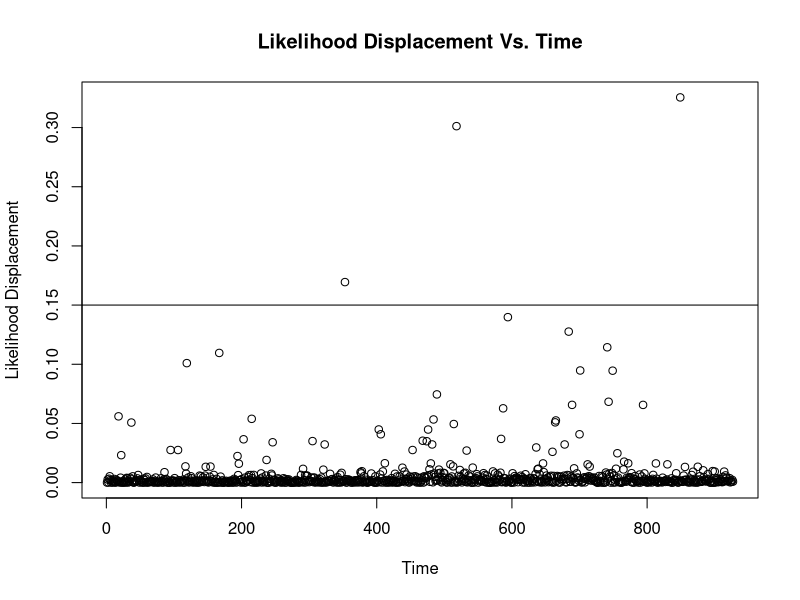
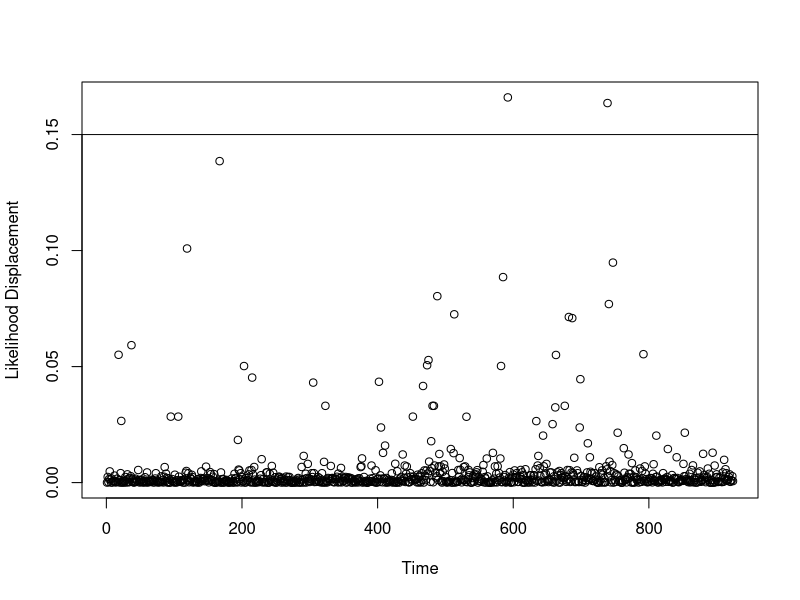

The R source for these figures, in order:
#Using the data and identified model(s) from Homework4,
#assess model fit and appropriateness through residual analysis.
#Analysis should include:
#1) assessment of the proportional hazards assumption, (cox.zph)
#2) assessment of overallfit,
#3) identification and discussion of influential observations.

nurse <- read.csv("../4/nursing.csv")

library(survival)
#pairs(nurse)

nurse <- nurse[,-8]
nurse$race <- as.factor(nurse$race)
nurse$poverty <- as.factor(nurse$poverty)
nurse$smoked <- as.factor(nurse$smoked)
nurse$alcohol <- as.factor(nurse$alcohol)
nurse$prenatal <- as.factor(nurse$prenatal)

#nurse.full <- coxph(Surv(duration,completion) ~ .,data=nurse,x=T)
# poverty:education kinda significant

# Stepwise: Forward / Backward selection:
nurse.full <- coxph(Surv(duration,completion) ~ .^2, data=nurse,x=T)
nurse.1    <- coxph(Surv(duration,completion) ~   1, data=nurse,x=T)
#step.mod   <- step(nurse.1,scope=list(lower=nurse.1,upper=nurse.full),data=nurse,direction="both")

nurse.mod <- coxph(Surv(duration,completion) ~ race+poverty+smoked+
                                               education+poverty*education,
                                               data=nurse,x=T)
# poverty:education not significant 
# THIS WILL BECOME OUR MODEL:
nurse.red <- coxph(Surv(duration,completion) ~ race+poverty+smoked+education,data=nurse,x=T)

#step.stat <- -2*(nurse.red$loglik[2] - step.mod$loglik[2])
#step.p.val <- pchisq(temp.stat,df=length(step.mod$coefficients)-
#                length(nurse.red$coefficients),lower.tail=F)

test.stat <- -2*(nurse.red$loglik[2] - nurse.full$loglik[2])
p.val <- pchisq(test.stat,df=length(nurse.full$coefficients)-
                length(nurse.red$coefficients),lower.tail=F)


# PLOTS:
# Poverty:  
plot.pov <- function(cex=1){
  pov.comp <- survfit(Surv(duration,completion) ~ poverty,
                      type="kaplan-meier",data=nurse)
  plot(pov.comp,col=2:3,lwd=2,main="Survival for Mothers in Porverty",
       xlab="Time (Weeks)",ylab="Survival")
  legend("topright",legend=c("Mother Not in Poverty","Mother in Poverty"),
         col=2:3,lwd=3,cex=cex)
}

# Race:  
plot.race <- function(cex=1){  
  race.comp <- survfit(Surv(duration,completion) ~ race,
                       type="kaplan-meier",data=nurse)
  plot(race.comp,col=2:4,lwd=2,main="Survival for Different Races",
       xlab="Time (Weeks)",ylab="Survival")
  legend("topright",legend=c("White","Black","Other"),cex=cex,col=2:4,lwd=3)
}

# Smoked:  
plot.smoked <- function(cex=1){  
  smoked.comp <- survfit(Surv(duration,completion) ~ smoked,
                         type="kaplan-meier",data=nurse)
  plot(smoked.comp,col=2:3,lwd=2,main="Survival for Smoking Mothers",
       xlab="Time (Weeks)",ylab="Survival")
  legend("topright",legend=c("Mother Not Smoking",
                             "Mother Smoking"),
                             cex=cex,col=2:4,lwd=3)
}

# Education:
plot.edu <- function(cex=1){  
  edu <- as.factor((nurse$education > 12) * 1)
  #edu <- nurse$education
  education.comp <- survfit(Surv(duration,completion) ~ edu,
                            type="kaplan-meier",data=nurse)
  plot(education.comp,col=2:3,lwd=2,main="Survival for Mothers (Education)",
       xlab="Time (Weeks)",ylab="Survival")
  legend("topright",legend=c("Mothers <= 12 Years of Education",
                             "Mothers >  12 Years of Education"),
                              col=2:4,lwd=3,cex=cex)
}




# PART2:

  # RESIDUALS:####################################################################

  # Estimation of Baseline Hazard and Baseline Survival:
  # summary(survfit(nurse.red)) # baseline hazard
  # coxph.detail(nurse.red)$hazard # hazard increment

  
  #1) Test the Proportional Hazards Assumption for a Cox Regression Model Fit
  edu <- as.factor((nurse$education > 12) * 1)
  cox.zph(nurse.red)
  # Since education is significant, dichotomize, then stratify
  nurse.red.dic <- coxph(Surv(duration,completion) ~ race+poverty+smoked+edu,
                                                     data=nurse,x=T)
  cox.zph(nurse.red.dic)


  nurse.red.dic.strat <- coxph(Surv(duration,completion) ~ 
                               race+poverty+smoked+strata(edu),data=nurse,x=T)
  cox.zph(nurse.red.dic.strat)
  #################################################################################

  #2) Assessment of Overallfit: using deviance residuals
  ########## Martingale residuals
  #nurse.red$residuals
  #residuals(nurse.red,type="martingale") # default
  plot.mart <- function(){
    plot(nurse.red$residuals,ylab="Martingale Residuals",pch=20)
  }

  ########## Deviance residuals
  #residuals(nurse.red,type="deviance")
  plot.dev <- function(){
    plot(residuals(nurse.red,type="deviance"),ylab="Deviance Residuals",pch=20)
    identify(residuals(nurse.red,type="deviance"))
  }

  

  #3) identification and discussion of influential observations: 
      # using identify
      # using scores
  getlikdis <- function(x) {
    likdis <- NA
    for (i in 1:nrow(residuals(x,type="score"))) {
      likdis[i] <- t(as.vector(residuals(x,type="score")[i,])) %*% x$var %*%
        as.vector(residuals(x,type="score")[i,])
    }
    return(likdis)
  }

  #as.vector(residuals(nurse.red,type="score")[1,])
  #t(as.vector(residuals(nurse.red,type="score")[1,])) %*% nurse.red$var %*%
  #  as.vector(residuals(nurse.red,type="score")[1,])

  likdis.nurse.red <- getlikdis(nurse.red) #need this
  plot(likdis.nurse.red,xlab="Time",ylab="Likelihood Displacement",
       main="Likelihood Displacement Vs. Time") # need this
  abline(h=.15)
  nurse.new <- as.data.frame(nurse[likdis.nurse.red < .15,])

  edu.new <- as.factor((nurse.new$education > 12) * 1)
  nurse.red.new <- coxph(Surv(duration,completion) ~ race+poverty+smoked+
                                                 strata(edu.new),data=nurse.new,x=T)
  nurse.red.new
  nurse.red.dic.strat

  likdis.nurse.new <- getlikdis(nurse.red.new)
  plot(likdis.nurse.new,xlab="Time",ylab="Likelihood Displacement")
  abline(h=.15)

